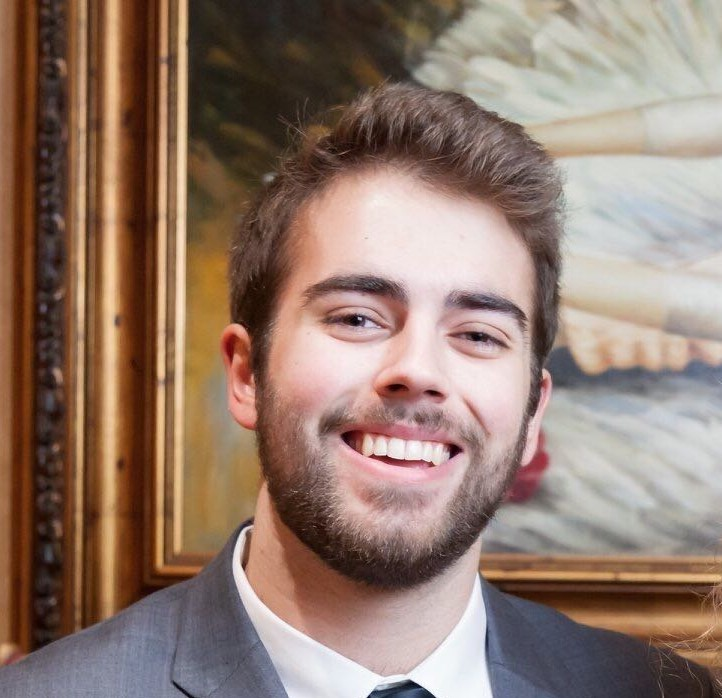
#> input picture Headshot.jpg, 722 x 698 px, given in place of the camera
$ python 'Retro Colour Scheme - RGB Video.py'
#> lines starting #> are read from the running program, lines starting #| are printed output that depends on the picture; after the words box and inside, x2 and y2 are one past the last pixel; in counts of white or black regions, pixels touching at a corner belong together
import numpy as np
import cv2 as cv


def nothing(x):
    print(x)

cap = cv.VideoCapture(1)
ret, img = cap.read()
#> img is the input picture: shape (698, 722, 3); mean B, G, R 109.9, 122.5, 146.3
height = int(cap.get(cv.CAP_PROP_FRAME_WIDTH))
width = int(cap.get(cv.CAP_PROP_FRAME_HEIGHT))
print(width, height)

LOW = 0
HIGH = 255

blur_v = 0
blur_a = 5

# New Colours - BGR ===================

# Reds
pink = (223, 223, 255)
pink2 = (185, 185, 255)
coral = (150, 150, 255)
coral2 = (115, 115, 255)
red = (85, 85, 255)
red2 = (40, 40, 234)
maroon = (12, 12, 181)

# Greens
mint = (206, 255, 206)
lime = (150, 255, 150)
lime2 = (100, 240, 100)
green = (45, 225, 45)
green2 = (0, 198, 0)
forest = (57, 161, 0)
forest2 = (59, 120, 0)

# Blues
baby = (255, 246, 210)
baby2 = (253, 227, 176)
light = (253, 198, 134)
blue = (253, 157, 94)
blue2 = (255, 134, 51)
navy = (255, 91, 0)
navy2 = (238, 0, 0)

# Windows and Sliders ========================

cv.namedWindow('Tracking')
cv.createTrackbar('Thresh 1','Tracking',0,255, nothing)
cv.createTrackbar('Thresh 2','Tracking',0,255, nothing)
cv.createTrackbar('Thresh 3','Tracking',0,255, nothing)
cv.createTrackbar('Thresh 4','Tracking',0,255, nothing)
cv.createTrackbar('Thresh 5','Tracking',0,255, nothing)
cv.createTrackbar('Thresh 6','Tracking',0,255, nothing)
cv.createTrackbar('Thresh 7','Tracking',0,255, nothing)

# Create Colours =============================

# REDS ///////////////////////////////////////
# pink
r1 = np.zeros([width,height,3], np.uint8)
r1 = cv.rectangle(r1, (0,0), (height, width), pink, -1)
# pink2
r2 = np.zeros([width,height,3], np.uint8)
r2 = cv.rectangle(r2, (0,0), (height, width), pink2, -1)
# coral
r3 = np.zeros([width,height,3], np.uint8)
r3 = cv.rectangle(r3, (0,0), (height, width), coral, -1)
# coral2
r4 = np.zeros([width,height,3], np.uint8)
r4 = cv.rectangle(r4, (0,0), (height, width), coral2, -1)
# red
r5 = np.zeros([width,height,3], np.uint8)
r5 = cv.rectangle(r5, (0,0), (height, width), red, -1)
# red2
r6 = np.zeros([width,height,3], np.uint8)
r6 = cv.rectangle(r6, (0,0), (height, width), red2, -1)
# maroon
r7 = np.zeros([width,height,3], np.uint8)
r7 = cv.rectangle(r7, (0,0), (height, width), maroon, -1)

# GREENS ///////////////////////////////////////
# mint
g1 = np.zeros([width,height,3], np.uint8)
g1 = cv.rectangle(g1, (0,0), (height, width), mint, -1)
# lime
g2 = np.zeros([width,height,3], np.uint8)
g2 = cv.rectangle(g2, (0,0), (height, width), lime, -1)
# lime2
g3 = np.zeros([width,height,3], np.uint8)
g3 = cv.rectangle(g3, (0,0), (height, width), lime2, -1)
# green
g4 = np.zeros([width,height,3], np.uint8)
g4 = cv.rectangle(g4, (0,0), (height, width), green, -1)
# green2
g5 = np.zeros([width,height,3], np.uint8)
g5 = cv.rectangle(g5, (0,0), (height, width), green2, -1)
# forest
g6 = np.zeros([width,height,3], np.uint8)
g6 = cv.rectangle(g6, (0,0), (height, width), forest, -1)
# forest2
g7 = np.zeros([width,height,3], np.uint8)
g7 = cv.rectangle(g7, (0,0), (height, width), forest2, -1)

# BLUES ///////////////////////////////////////
# baby
b1 = np.zeros([width,height,3], np.uint8)
b1 = cv.rectangle(b1, (0,0), (height, width), baby, -1)
# baby2
b2 = np.zeros([width,height,3], np.uint8)
b2 = cv.rectangle(b2, (0,0), (height, width), baby2, -1)
# light
b3 = np.zeros([width,height,3], np.uint8)
b3 = cv.rectangle(b3, (0,0), (height, width), light, -1)
# blue
b4 = np.zeros([width,height,3], np.uint8)
b4 = cv.rectangle(b4, (0,0), (height, width), blue, -1)
# blue2
b5 = np.zeros([width,height,3], np.uint8)
b5 = cv.rectangle(b5, (0,0), (height, width), blue2, -1)
# navy
b6 = np.zeros([width,height,3], np.uint8)
b6 = cv.rectangle(b6, (0,0), (height, width), navy, -1)
# navy2
b7 = np.zeros([width,height,3], np.uint8)
b7 = cv.rectangle(b7, (0,0), (height, width), navy2, -1)

while(cap.isOpened()):
    ret, img = cap.read()
    if ret == True:

        cv.imshow('image',img)
        # Blur image before masking -- vs. blur result
        if blur_v == 1:
            img = cv.GaussianBlur(img, (blur_a,blur_a), 0)
            img = cv.GaussianBlur(img, (blur_a,blur_a), 0)

        # Read tracker positions
        LV1 = cv.getTrackbarPos('Thresh 1','Tracking')
        LV2 = cv.getTrackbarPos('Thresh 2','Tracking')
        LV3 = cv.getTrackbarPos('Thresh 3','Tracking')
        LV4 = cv.getTrackbarPos('Thresh 4','Tracking')
        LV5 = cv.getTrackbarPos('Thresh 5','Tracking')
        LV6 = cv.getTrackbarPos('Thresh 6','Tracking')
        LV7 = cv.getTrackbarPos('Thresh 7','Tracking')

        '''
        # Hardcoded for Testing
        LV1 = 243
        LV2 = 216
        LV3 = 183
        LV4 = 151
        LV5 = 130
        LV6 = 111
        LV7 = 42
        '''

        # Create threshold and mask
        hsv = cv.cvtColor(img, cv.COLOR_BGR2HSV)
#> hsv: shape (698, 722, 3); mean H, S, V 38, 85.3, 148.2


        # HUES - R0:30, G31:90,  B91:150, R151:179
        # Red LOW H
        rLow1 = np.array([0, LOW, LV1+1])
        rUp1 = np.array([30, HIGH, HIGH])
        rLow2 = np.array([0, LOW, LV2+1])
        rUp2 = np.array([30, HIGH, LV1])
        rLow3 = np.array([0, LOW, LV3+1])
        rUp3 = np.array([30, HIGH, LV2])
        rLow4 = np.array([0, LOW, LV4+1])
        rUp4 = np.array([30, HIGH, LV3])
        rLow5 = np.array([0, LOW, LV5+1])
        rUp5 = np.array([30, HIGH, LV4])
        rLow6 = np.array([0, LOW, LV6+1])
        rUp6 = np.array([30, HIGH, LV5])
        rLow7 = np.array([0, LOW, LV7+1])
        rUp7 = np.array([30, HIGH, LV6])

        # Red HIGH H
        r2Low1 = np.array([151, LOW, LV1+1])
        r2Up1 = np.array([179, HIGH, HIGH])
        r2Low2 = np.array([151, LOW, LV2+1])
        r2Up2 = np.array([179, HIGH, LV1])
        r2Low3 = np.array([151, LOW, LV3+1])
        r2Up3 = np.array([179, HIGH, LV2])
        r2Low4 = np.array([151, LOW, LV4+1])
        r2Up4 = np.array([179, HIGH, LV3])
        r2Low5 = np.array([151, LOW, LV5+1])
        r2Up5 = np.array([179, HIGH, LV4])
        r2Low6 = np.array([151, LOW, LV6+1])
        r2Up6 = np.array([179, HIGH, LV5])
        r2Low7 = np.array([151, LOW, LV7+1])
        r2Up7 = np.array([179, HIGH, LV6])

        # Green
        gLow1 = np.array([31, LOW, LV1+1])
        gUp1 = np.array([90, HIGH, HIGH])
        gLow2 = np.array([31, LOW, LV2+1])
        gUp2 = np.array([90, HIGH, LV1])
        gLow3 = np.array([31, LOW, LV3+1])
        gUp3 = np.array([90, HIGH, LV2])
        gLow4 = np.array([31, LOW, LV4+1])
        gUp4 = np.array([90, HIGH, LV3])
        gLow5 = np.array([31, LOW, LV5+1])
        gUp5 = np.array([90, HIGH, LV4])
        gLow6 = np.array([31, LOW, LV6+1])
        gUp6 = np.array([90, HIGH, LV5])
        gLow7 = np.array([31, LOW, LV7+1])
        gUp7 = np.array([90, HIGH, LV6])

        # Blue
        bLow1 = np.array([91, LOW, LV1+1])
        bUp1 = np.array([150, HIGH, HIGH])
        bLow2 = np.array([91, LOW, LV2+1])
        bUp2 = np.array([150, HIGH, LV1])
        bLow3 = np.array([91, LOW, LV3+1])
        bUp3 = np.array([150, HIGH, LV2])
        bLow4 = np.array([91, LOW, LV4+1])
        bUp4 = np.array([150, HIGH, LV3])
        bLow5 = np.array([91, LOW, LV5+1])
        bUp5 = np.array([150, HIGH, LV4])
        bLow6 = np.array([91, LOW, LV6+1])
        bUp6 = np.array([150, HIGH, LV5])
        bLow7 = np.array([91, LOW, LV7+1])
        bUp7 = np.array([150, HIGH, LV6])

        # Mask Each Region
        # 1 Values
        rmask = cv.inRange(hsv, rLow1, rUp1)
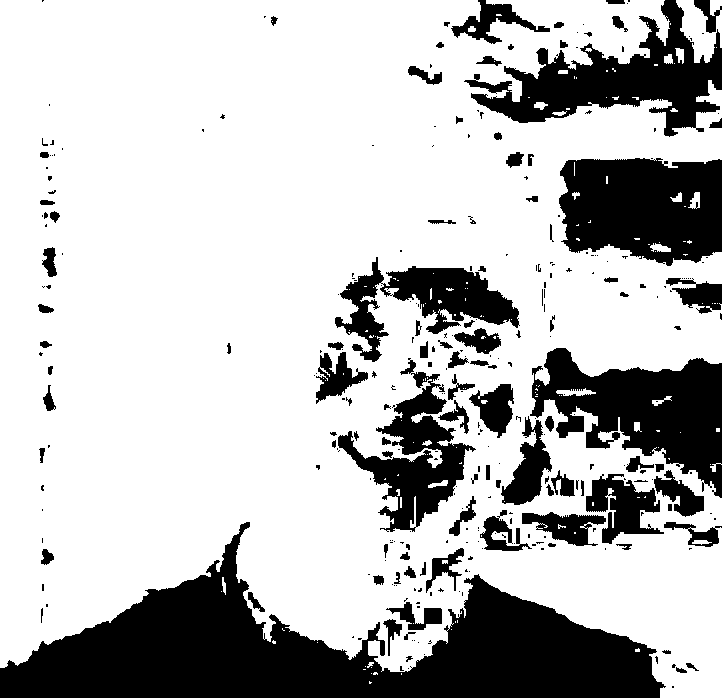
#> rmask: shape (698, 722); 74.1% white; 308 black regions (205 under 20 px), largest, box (x1, y1, x2, y2) and area: (0, 522, 666, 698) 49665, (530, 348, 722, 498) 14611, (559, 158, 722, 266) 14480
        r2mask = cv.inRange(hsv, r2Low1, r2Up1)
#> r2mask: shape (698, 722); 6.8% white; 342 white regions (241 under 20 px), largest, box (x1, y1, x2, y2) and area: (338, 358, 476, 532) 7925, (335, 257, 520, 362) 6912, (501, 416, 552, 505) 2041
        redmask = cv.addWeighted(rmask,1,r2mask,1,0)
#> redmask: shape (698, 722); 81% white; 117 black regions (71 under 20 px), largest, box (x1, y1, x2, y2) and area: (0, 547, 652, 698) 43836, (559, 158, 722, 264) 14135, (548, 348, 722, 496) 13510
        red1_mask = cv.bitwise_and(r1,r1,mask = redmask)
        bmask = cv.inRange(hsv, bLow1, bUp1)
#> bmask: shape (698, 722); 12.3% white; 65 white regions (40 under 20 px), largest, box (x1, y1, x2, y2) and area: (0, 547, 652, 698) 43690, (548, 348, 722, 433) 8638, (582, 184, 722, 264) 6532
        blue1_mask = cv.bitwise_and(b1,b1,mask = bmask)
        gmask = cv.inRange(hsv, gLow1, gUp1)
#> gmask: shape (698, 722); 6.7% white; 140 white regions (88 under 20 px), largest, box (x1, y1, x2, y2) and area: (464, 0, 722, 137) 13155, (559, 158, 722, 253) 7040, (620, 414, 722, 481) 2343
        green1_mask = cv.bitwise_and(g1,g1,mask = gmask)

        # 2 Values
        rmask = cv.inRange(hsv, rLow2, rUp2)
#> rmask: shape (698, 722); every value is 0
        r2mask = cv.inRange(hsv, r2Low2, r2Up2)
        redmask = cv.addWeighted(rmask,1,r2mask,1,0)
        red2_mask = cv.bitwise_and(r2,r2,mask = redmask)
#> red2_mask: shape (698, 722, 3); every value is 0
        bmask = cv.inRange(hsv, bLow2, bUp2)
        blue2_mask = cv.bitwise_and(b2,b2,mask = bmask)
        gmask = cv.inRange(hsv, gLow2, gUp2)
        green2_mask = cv.bitwise_and(g2,g2,mask = gmask)

        # 3 Values
        rmask = cv.inRange(hsv, rLow3, rUp3)
        r2mask = cv.inRange(hsv, r2Low3, r2Up3)
        redmask = cv.addWeighted(rmask,1,r2mask,1,0)
        red3_mask = cv.bitwise_and(r3,r3,mask = redmask)
        bmask = cv.inRange(hsv, bLow3, bUp3)
        blue3_mask = cv.bitwise_and(b3,b3,mask = bmask)
        gmask = cv.inRange(hsv, gLow3, gUp3)
        green3_mask = cv.bitwise_and(g3,g3,mask = gmask)

        # 4 Values
        rmask = cv.inRange(hsv, rLow4, rUp4)
        r2mask = cv.inRange(hsv, r2Low4, r2Up4)
        redmask = cv.addWeighted(rmask,1,r2mask,1,0)
        red4_mask = cv.bitwise_and(r4,r4,mask = redmask)
        bmask = cv.inRange(hsv, bLow4, bUp4)
        blue4_mask = cv.bitwise_and(b4,b4,mask = bmask)
        gmask = cv.inRange(hsv, gLow4, gUp4)
        green4_mask = cv.bitwise_and(g4,g4,mask = gmask)

        # 5 Values
        rmask = cv.inRange(hsv, rLow5, rUp5)
        r2mask = cv.inRange(hsv, r2Low5, r2Up5)
        redmask = cv.addWeighted(rmask,1,r2mask,1,0)
        red5_mask = cv.bitwise_and(r5,r5,mask = redmask)
        bmask = cv.inRange(hsv, bLow5, bUp5)
        blue5_mask = cv.bitwise_and(b5,b5,mask = bmask)
        gmask = cv.inRange(hsv, gLow5, gUp5)
        green5_mask = cv.bitwise_and(g5,g5,mask = gmask)

        # 6 Values
        rmask = cv.inRange(hsv, rLow6, rUp6)
        r2mask = cv.inRange(hsv, r2Low6, r2Up6)
        redmask = cv.addWeighted(rmask,1,r2mask,1,0)
        red6_mask = cv.bitwise_and(r6,r6,mask = redmask)
        bmask = cv.inRange(hsv, bLow6, bUp6)
        blue6_mask = cv.bitwise_and(b6,b6,mask = bmask)
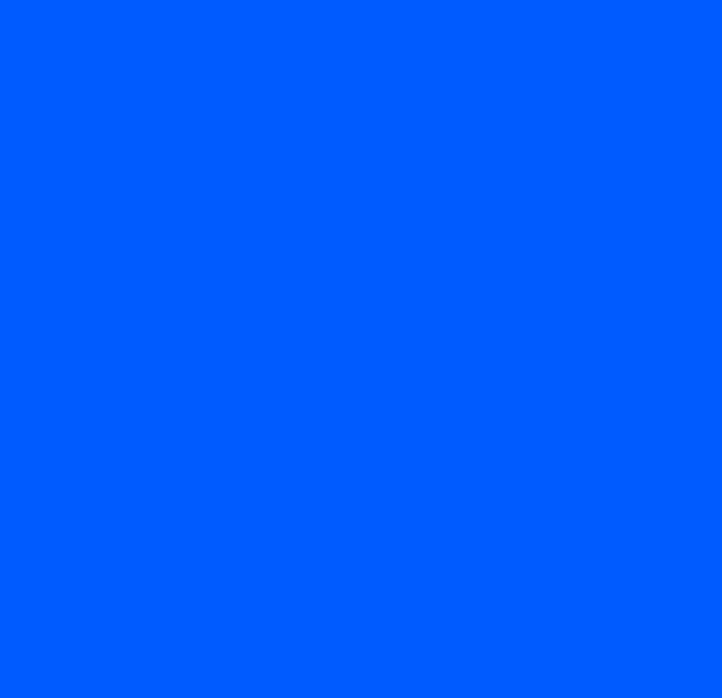
#> b6: shape (698, 722, 3); mean of channels 0, 1, 2 255, 91, 0; drawn as B, G, R
        gmask = cv.inRange(hsv, gLow6, gUp6)
        green6_mask = cv.bitwise_and(g6,g6,mask = gmask)
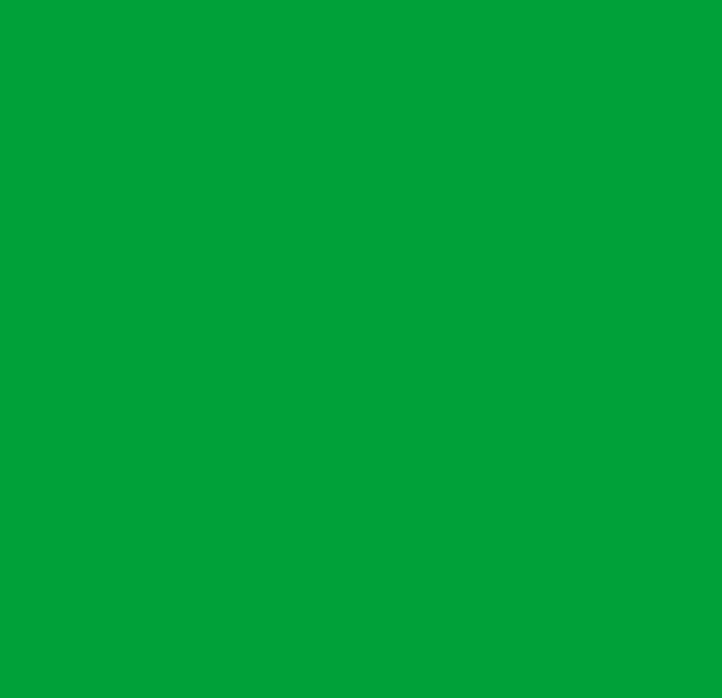
#> g6: shape (698, 722, 3); mean of channels 0, 1, 2 57, 161, 0; drawn as B, G, R

        # 7 Values
        rmask = cv.inRange(hsv, rLow7, rUp7)
        r2mask = cv.inRange(hsv, r2Low7, r2Up7)
        redmask = cv.addWeighted(rmask,1,r2mask,1,0)
        red7_mask = cv.bitwise_and(r7,r7,mask = redmask)
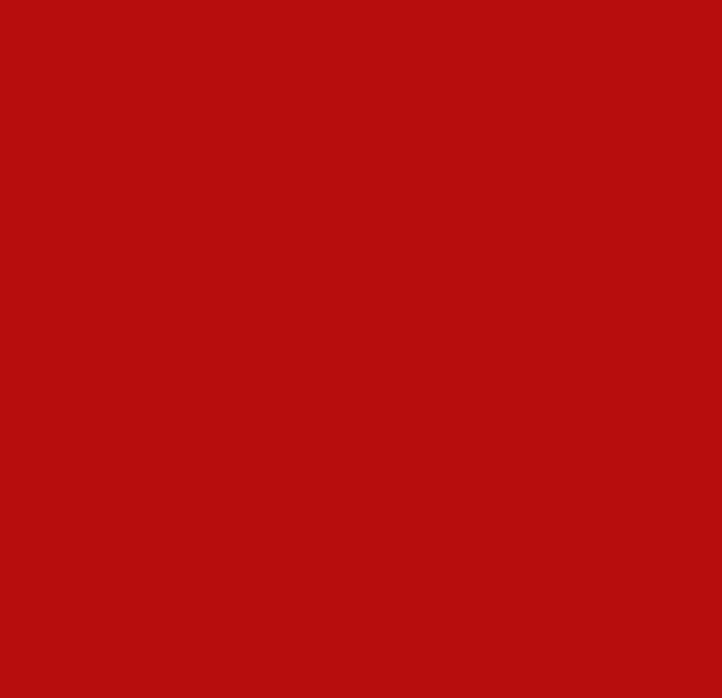
#> r7: shape (698, 722, 3); mean of channels 0, 1, 2 12, 12, 181; drawn as B, G, R
        bmask = cv.inRange(hsv, bLow7, bUp7)
        blue7_mask = cv.bitwise_and(b7,b7,mask = bmask)
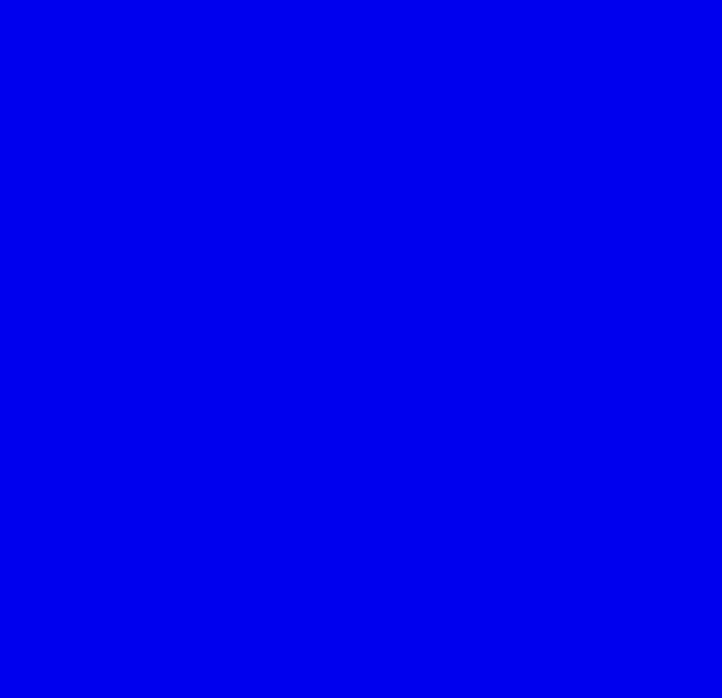
#> b7: shape (698, 722, 3); mean of channels 0, 1, 2 238, 0, 0; drawn as B, G, R
        gmask = cv.inRange(hsv, gLow7, gUp7)
        green7_mask = cv.bitwise_and(g7,g7,mask = gmask)
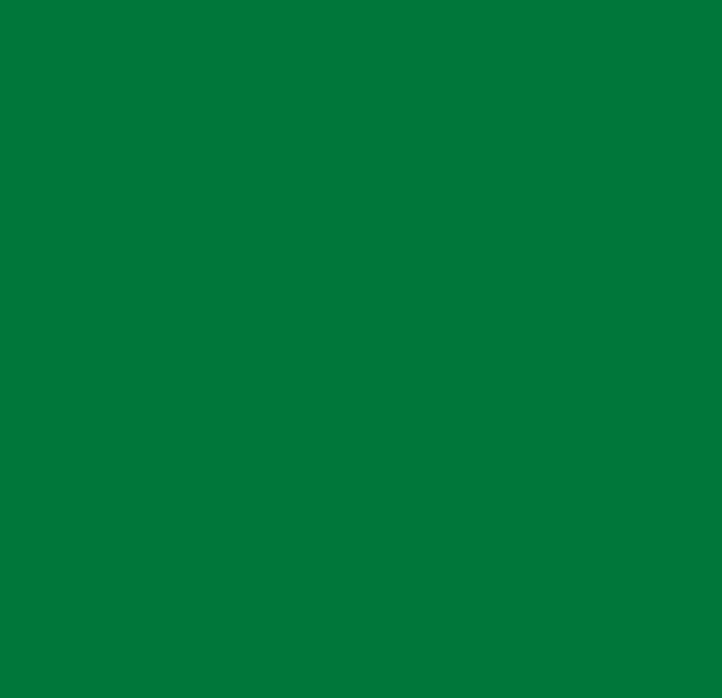
#> g7: shape (698, 722, 3); mean of channels 0, 1, 2 59, 120, 0; drawn as B, G, R

        ########### Combine Layers ###########
        A1 = cv.addWeighted(red1_mask,1,red2_mask,1,0)
        A2 = cv.addWeighted(red3_mask,1,red4_mask,1,0)
        A3 = cv.addWeighted(red5_mask,1,red6_mask,1,0)
        A4 = cv.addWeighted(red7_mask,1,blue1_mask,1,0)
        A5 = cv.addWeighted(blue2_mask,1,blue3_mask,1,0)
        A6 = cv.addWeighted(blue4_mask,1,blue5_mask,1,0)
        A7 = cv.addWeighted(blue6_mask,1,blue7_mask,1,0)
        A8 = cv.addWeighted(green1_mask,1,green2_mask,1,0)
        A9 = cv.addWeighted(green3_mask,1,green4_mask,1,0)
        A0 = cv.addWeighted(green5_mask,1,green6_mask,1,0)
        B1 = cv.addWeighted(green7_mask,1,A1,1,0)
        B2 = cv.addWeighted(A2,1,A3,1,0)
        B3 = cv.addWeighted(A4,1,A5,1,0)
        B4 = cv.addWeighted(A6,1,A7,1,0)
        B5 = cv.addWeighted(A8,1,A9,1,0)
        C1 = cv.addWeighted(A0,1,B1,1,0)
        C2 = cv.addWeighted(B2,1,B3,1,0)
        C3 = cv.addWeighted(B4,1,B5,1,0)
        D1 = cv.addWeighted(C1,1,C2,1,0)
        final_mask = cv.addWeighted(C3,1,D1,1,0)
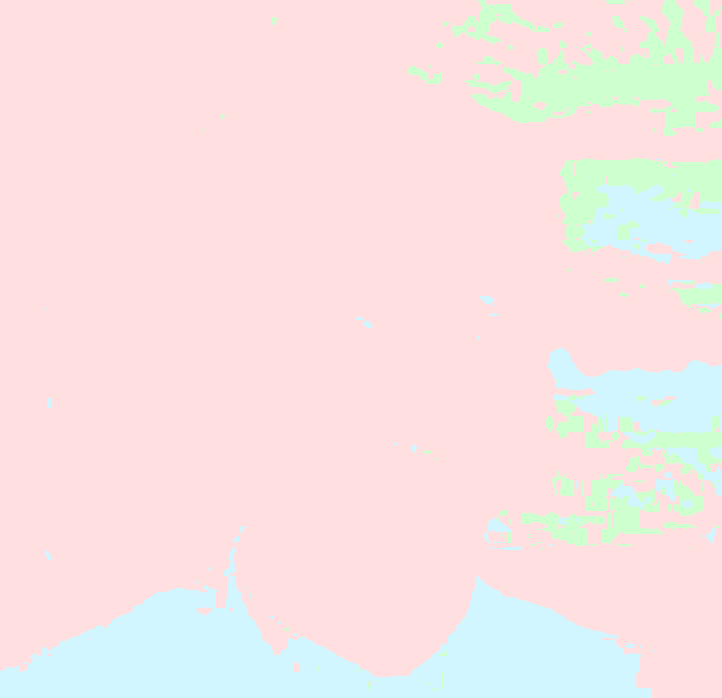
#> final_mask: shape (698, 722, 3); mean of channels 0, 1, 2 225.8, 228, 246.2; drawn as B, G, R

        # Blur result image -- vs. blur original
        if blur_v == 2:
            final_mask = cv.GaussianBlur(final_mask, (blur_a,blur_a), 0)

        cv.imshow('FINAL', final_mask)

        # Keyboard Inputs
        k = cv.waitKey(1)  & 0xFF
#> (key Esc is pressed here)
        if k == 27:         # ESC
            break
        elif k == 111:      # o
            blur_v = 1
        elif k == 112:      # p
            blur_v = 2
        elif k == 105:      # i
            blur_v = 0
        elif k == 61:       # =
            blur_a += 2
        elif k == 45 and blur_a > 1:    # -
            blur_a -= 2


cap.release()
cv.destroyAllWindows()

$ run again, on colour-wheel.jpg
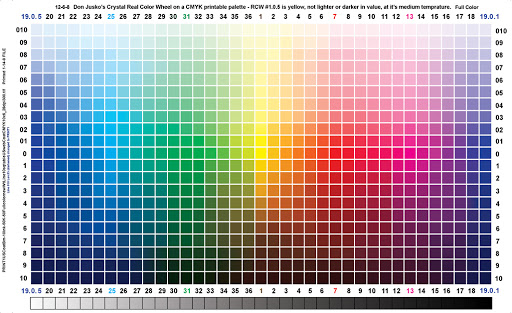
#> input picture colour-wheel.jpg, 512 x 313 px, given in place of the camera
#> img is the input picture: shape (313, 512, 3); mean B, G, R 165.8, 161.8, 166.4
#> hsv: shape (313, 512, 3); mean H, S, V 77.8, 94.9, 195
#> `rmask = cv.inRange(hsv, rLow1, rUp1)`:
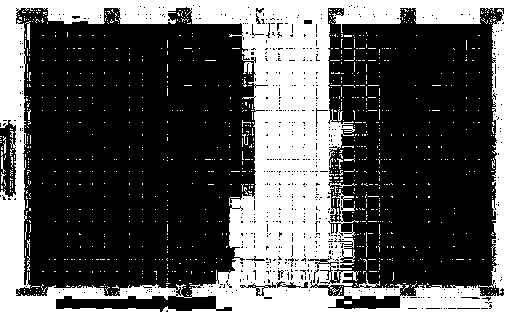
#> rmask: shape (313, 512); 34.7% white; 947 white regions (933 under 20 px), largest, box (x1, y1, x2, y2) and area: (0, 0, 512, 313) 52638, (243, 62, 253, 74) 79, (25, 21, 31, 49) 64
#> r2mask: shape (313, 512); 18.5% white; 730 white regions (720 under 20 px), largest, box (x1, y1, x2, y2) and area: (320, 22, 455, 287) 25274, (56, 296, 232, 312) 1798, (328, 296, 400, 309) 672
#> redmask: shape (313, 512); 53.2% white; 885 black regions (869 under 20 px), largest, box (x1, y1, x2, y2) and area: (16, 7, 268, 297) 57655, (415, 8, 504, 296) 13670, (0, 120, 16, 197) 796
#> bmask: shape (313, 512); 28.4% white; 986 white regions (972 under 20 px), largest, box (x1, y1, x2, y2) and area: (16, 12, 168, 296) 29712, (428, 13, 496, 288) 12803, (1, 125, 14, 195) 315
#> gmask: shape (313, 512); 18.2% white; 1222 white regions (1182 under 20 px), largest, box (x1, y1, x2, y2) and area: (129, 8, 264, 288) 24699, (24, 240, 29, 285) 82, (8, 155, 15, 197) 76
#> red2_mask: shape (313, 512, 3); every value is 0
#> `final_mask = cv.addWeighted(C3,1,D1,1,0)`:
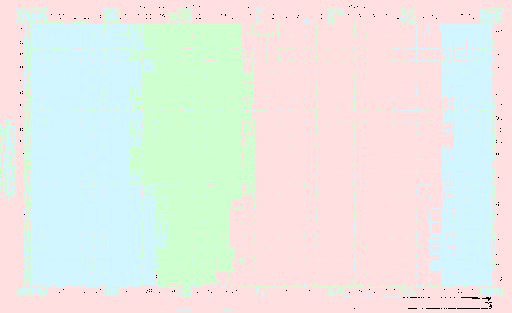
#> final_mask: shape (313, 512, 3); mean of channels 0, 1, 2 228.6, 234.9, 232.8; drawn as B, G, R
